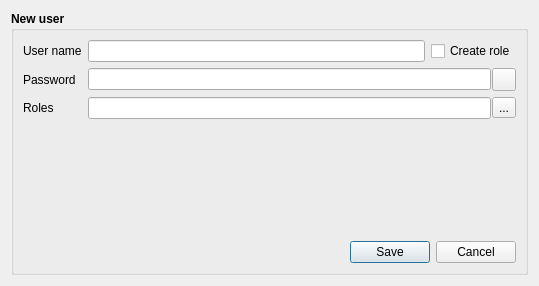
<?xml version="1.0" encoding="UTF-8"?>
<ui version="4.0">
 <class>DlgAddEditUser</class>
 <widget class="QDialog" name="DlgAddEditUser">
  <property name="geometry">
   <rect>
    <x>0</x>
    <y>0</y>
    <width>539</width>
    <height>286</height>
   </rect>
  </property>
  <property name="windowTitle">
   <string>Dialog</string>
  </property>
  <layout class="QVBoxLayout" name="verticalLayout_2">
   <item>
    <widget class="QGroupBox" name="groupBox">
     <property name="font">
      <font>
       <weight>75</weight>
       <bold>true</bold>
      </font>
     </property>
     <property name="title">
      <string>New user</string>
     </property>
     <layout class="QVBoxLayout" name="verticalLayout">
      <item>
       <layout class="QGridLayout" name="gridLayout">
        <item row="0" column="1">
         <widget class="QLineEdit" name="leUserName">
          <property name="font">
           <font>
            <weight>50</weight>
            <bold>false</bold>
           </font>
          </property>
         </widget>
        </item>
        <item row="1" column="0">
         <widget class="QLabel" name="lblPassword">
          <property name="font">
           <font>
            <weight>50</weight>
            <bold>false</bold>
           </font>
          </property>
          <property name="text">
           <string>Password</string>
          </property>
         </widget>
        </item>
        <item row="0" column="2">
         <widget class="QCheckBox" name="chbCreateRole">
          <property name="font">
           <font>
            <weight>50</weight>
            <bold>false</bold>
           </font>
          </property>
          <property name="text">
           <string>Create role</string>
          </property>
         </widget>
        </item>
        <item row="0" column="0">
         <widget class="QLabel" name="lblUserName">
          <property name="font">
           <font>
            <weight>50</weight>
            <bold>false</bold>
           </font>
          </property>
          <property name="text">
           <string>User name</string>
          </property>
         </widget>
        </item>
        <item row="1" column="1" colspan="2">
         <layout class="QHBoxLayout" name="horizontalLayout_2">
          <property name="spacing">
           <number>1</number>
          </property>
          <item>
           <widget class="QLineEdit" name="lePassword">
            <property name="font">
             <font>
              <weight>50</weight>
              <bold>false</bold>
             </font>
            </property>
            <property name="echoMode">
             <enum>QLineEdit::Password</enum>
            </property>
            <property name="placeholderText">
             <string/>
            </property>
           </widget>
          </item>
          <item>
           <widget class="QToolButton" name="tbShowPassword">
            <property name="text">
             <string/>
            </property>
            <property name="icon">
             <iconset resource="../shvspy.qrc">
              <normaloff>:/shvspy/images/show.svg</normaloff>:/shvspy/images/show.svg</iconset>
            </property>
           </widget>
          </item>
         </layout>
        </item>
        <item row="2" column="0">
         <widget class="QLabel" name="lblRoles">
          <property name="font">
           <font>
            <weight>50</weight>
            <bold>false</bold>
           </font>
          </property>
          <property name="text">
           <string>Roles</string>
          </property>
         </widget>
        </item>
        <item row="2" column="1" colspan="2">
         <layout class="QHBoxLayout" name="horizontalLayout">
          <property name="spacing">
           <number>1</number>
          </property>
          <item>
           <widget class="QLineEdit" name="leRoles">
            <property name="font">
             <font>
              <weight>50</weight>
              <bold>false</bold>
             </font>
            </property>
           </widget>
          </item>
          <item>
           <widget class="QToolButton" name="pbSelectRoles">
            <property name="font">
             <font>
              <weight>50</weight>
              <bold>false</bold>
             </font>
            </property>
            <property name="text">
             <string>...</string>
            </property>
           </widget>
          </item>
         </layout>
        </item>
       </layout>
      </item>
      <item>
       <spacer name="verticalSpacer">
        <property name="orientation">
         <enum>Qt::Vertical</enum>
        </property>
        <property name="sizeHint" stdset="0">
         <size>
          <width>20</width>
          <height>40</height>
         </size>
        </property>
       </spacer>
      </item>
      <item>
       <widget class="QLabel" name="lblStatus">
        <property name="font">
         <font>
          <weight>50</weight>
          <bold>false</bold>
         </font>
        </property>
        <property name="text">
         <string/>
        </property>
       </widget>
      </item>
      <item>
       <widget class="QDialogButtonBox" name="buttonBox">
        <property name="font">
         <font>
          <weight>50</weight>
          <bold>false</bold>
         </font>
        </property>
        <property name="orientation">
         <enum>Qt::Horizontal</enum>
        </property>
        <property name="standardButtons">
         <set>QDialogButtonBox::Cancel|QDialogButtonBox::Save</set>
        </property>
       </widget>
      </item>
     </layout>
    </widget>
   </item>
  </layout>
 </widget>
 <resources>
  <include location="../shvspy.qrc"/>
 </resources>
 <connections>
  <connection>
   <sender>buttonBox</sender>
   <signal>accepted()</signal>
   <receiver>DlgAddEditUser</receiver>
   <slot>accept()</slot>
   <hints>
    <hint type="sourcelabel">
     <x>257</x>
     <y>205</y>
    </hint>
    <hint type="destinationlabel">
     <x>157</x>
     <y>274</y>
    </hint>
   </hints>
  </connection>
  <connection>
   <sender>buttonBox</sender>
   <signal>rejected()</signal>
   <receiver>DlgAddEditUser</receiver>
   <slot>reject()</slot>
   <hints>
    <hint type="sourcelabel">
     <x>325</x>
     <y>205</y>
    </hint>
    <hint type="destinationlabel">
     <x>286</x>
     <y>274</y>
    </hint>
   </hints>
  </connection>
 </connections>
</ui>
